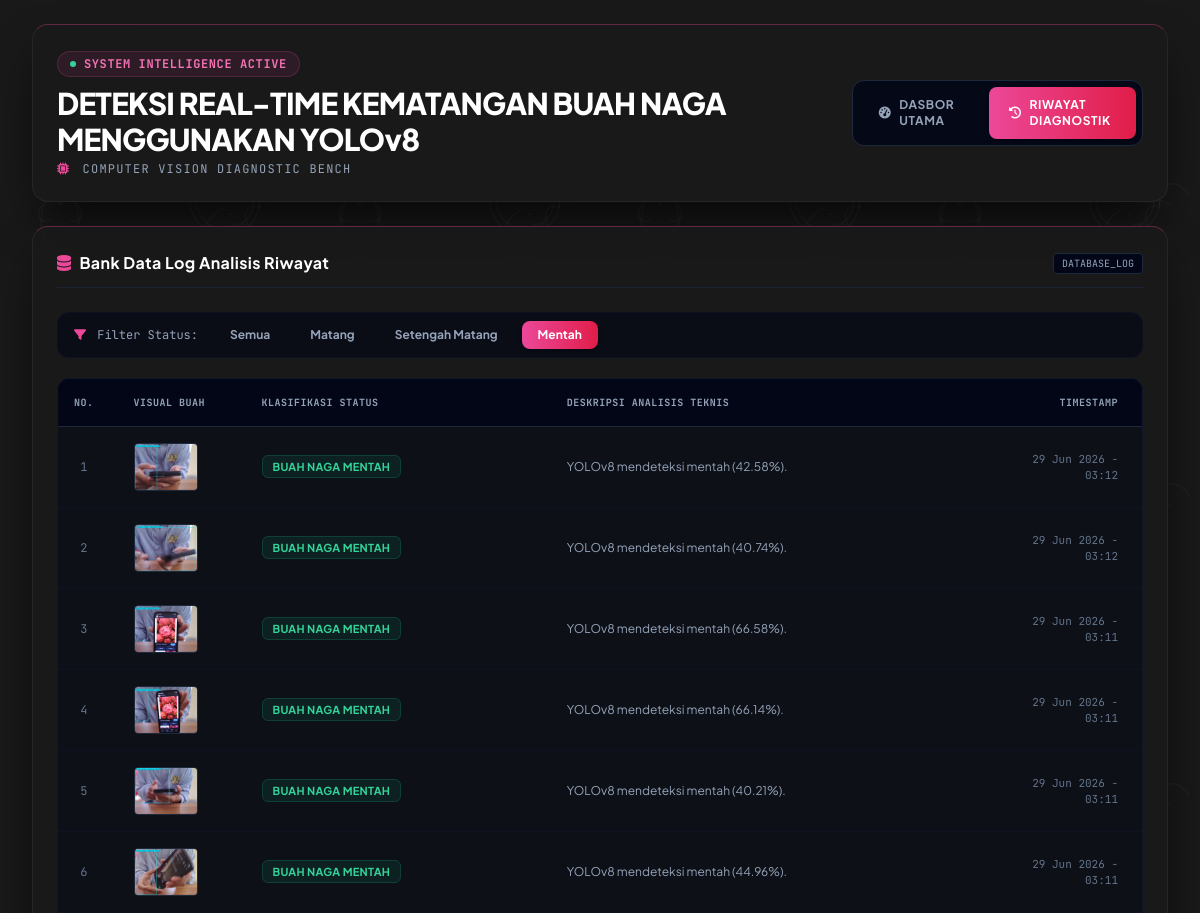
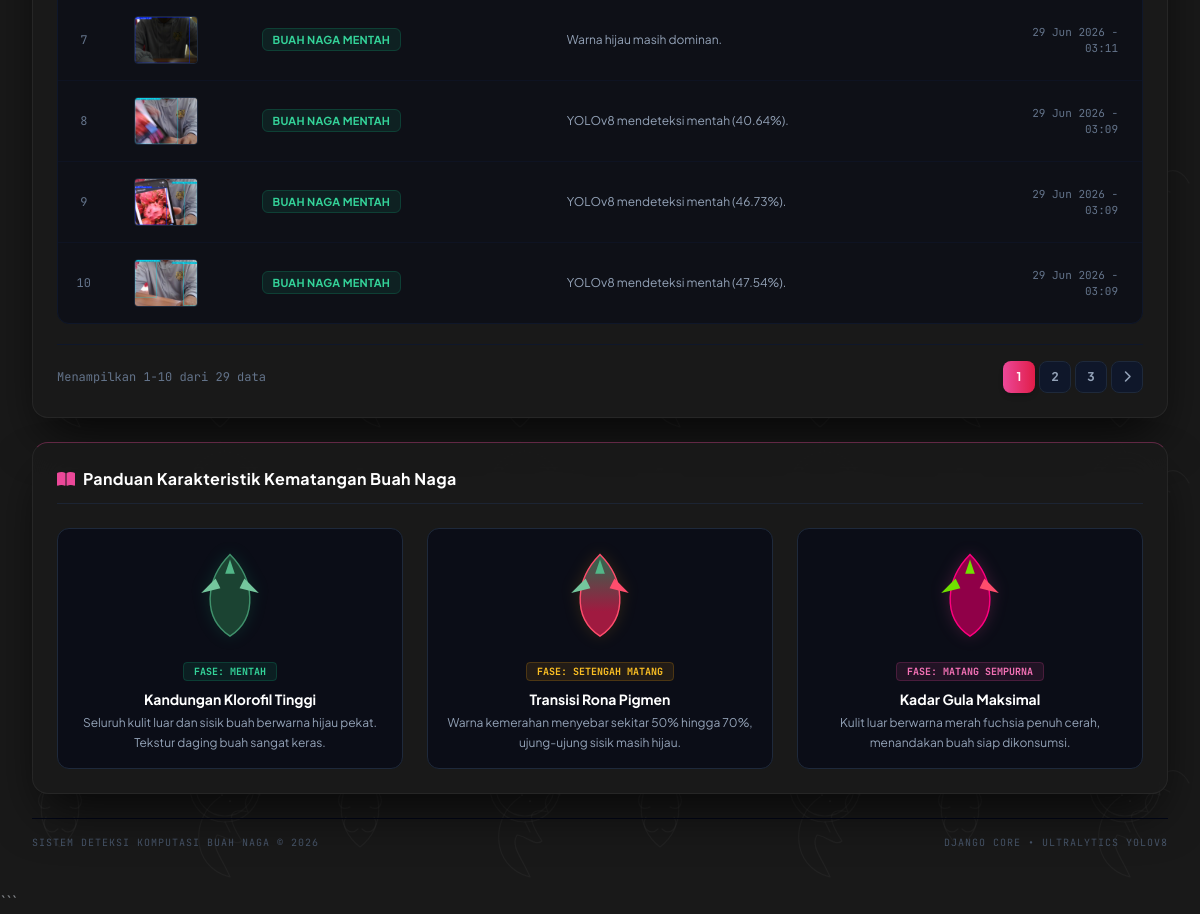
The app's page /?tab=history&status=mentah with its own data (2 pictures, top to bottom).
### detektor/models.py (models this page shows)
class RiwayatDeteksi(models.Model):
    status = models.CharField(max_length=100)
    deskripsi = models.TextField()
    image_path = models.CharField(max_length=255)
    created_at = models.DateTimeField(auto_now_add=True)
    class Meta:
        ordering = ['-created_at']

### detektor/views.py (the view, shortened to what this page needs)
# urls.py: path('', views.index, name='index'),
def index(request):
    konteks = {
        'judul_sistem': 'DETEKSI REAL-TIME KEMATANGAN BUAH NAGA MENGGUNAKAN YOLOv8',
        'pake_kamera': request.GET.get('mode') == 'kamera'
    }
    status_filter = request.GET.get('status')
    riwayat_list = RiwayatDeteksi.objects.all().order_by('-id')
    if status_filter == 'matang':
        riwayat_list = riwayat_list.filter(status='Buah Naga Matang')
    elif status_filter == 'setengah':
        riwayat_list = riwayat_list.filter(status='Buah Naga Setengah Matang')
    elif status_filter == 'mentah':
        riwayat_list = riwayat_list.filter(status='Buah Naga Mentah')
    paginator = Paginator(riwayat_list, 10)  # Batas 10 data per halaman
    page = request.GET.get('page')
    try:
        riwayat_page = paginator.page(page)
    except PageNotAnInteger:
        riwayat_page = paginator.page(1)
    except EmptyPage:
        riwayat_page = paginator.page(paginator.num_pages)
    konteks.update({
        'riwayat': riwayat_page,
        'status_filter': status_filter
    })
    return render(
        request,
        'detektor/index.html',
        konteks
    )

### detektor/templates/detektor/index.html (shortened to what this page needs)
<!DOCTYPE html>
<html lang="id">
<head>
    <script src="https://cdn.tailwindcss.com"></script>
    <link rel="stylesheet" href="https://cdnjs.cloudflare.com/ajax/libs/font-awesome/6.4.0/css/all.min.css">
</head>
<body class="text-slate-200 antialiased min-h-screen flex flex-col justify-between relative overflow-x-hidden font-sans">
    <div class="relative z-10 flex flex-col justify-between flex-grow w-full max-w-7xl mx-auto px-4 sm:px-6 lg:px-8 py-6 gap-6">
        <header class="w-full premium-panel rounded-2xl p-6 relative overflow-hidden">
            <div class="flex flex-col md:flex-row items-center justify-between gap-6 relative z-10">
                <div>
                    <div class="inline-flex items-center gap-2 px-3 py-1 rounded-full bg-pink-500/10 border border-pink-500/20 text-pink-400 text-xs font-mono font-bold tracking-wider mb-2">
                        <span class="w-1.5 h-1.5 bg-emerald-400 rounded-full animate-ping"></span> SYSTEM INTELLIGENCE ACTIVE
                    </div>
                    <h1 class="text-xl md:text-2xl lg:text-3xl font-extrabold tracking-tight text-white leading-tight">
                        {{ judul_sistem|default:"DETEKSI REAL-TIME KEMATANGAN BUAH NAGA" }}
                    </h1>
                    <p class="text-xs font-mono text-slate-400 mt-1 uppercase tracking-widest">
                        <i class="fa-solid fa-microchip text-pink-500 mr-1"></i> Computer Vision Diagnostic Bench
                    </p>
                </div>
                <div class="flex items-center gap-2 bg-slate-950/80 p-1.5 rounded-xl border border-slate-800 w-full md:w-auto">
                    <a href="/" id="btn-tab-dashboard" class="flex-1 md:flex-initial flex items-center justify-center gap-2 px-5 py-2.5 rounded-lg text-xs font-bold uppercase tracking-wider transition-all bg-gradient-to-r from-pink-500 to-rose-600 text-white shadow-md">
                        <i class="fa-solid fa-gauge-high"></i> Dasbor Utama
                    </a>
                    <a href="?tab=history" id="btn-tab-history" class="flex-1 md:flex-initial flex items-center justify-center gap-2 px-5 py-2.5 rounded-lg text-xs font-bold uppercase tracking-wider transition-all text-slate-400 hover:text-slate-200">
                        <i class="fa-solid fa-clock-rotate-left"></i> Riwayat Diagnostik
                    </a>
                </div>
            </div>
        </header>
        <main id="tab-history" class="hidden w-full premium-panel rounded-2xl p-6 transition-all duration-300">
            <div class="flex items-center justify-between mb-6 pb-3 border-b border-slate-800/80">
                <h2 class="font-bold text-white tracking-wide flex items-center gap-2 text-sm md:text-base">
                    <i class="fa-solid fa-database text-pink-500"></i> Bank Data Log Analisis Riwayat
                </h2>
                <span class="text-[10px] font-mono bg-slate-950 px-2 py-0.5 rounded border border-slate-800 text-slate-400">DATABASE_LOG</span>
            </div>
            <div class="flex flex-wrap items-center gap-2 mb-5 p-2 rounded-xl bg-slate-950/60 border border-slate-900/60">
                <span class="text-xs font-mono text-slate-400 px-2"><i class="fa-solid fa-filter text-pink-500 mr-1"></i> Filter Status:</span>
                <a href="?tab=history" class="px-4 py-1.5 rounded-lg text-xs font-bold transition-all {% if not status_filter %} bg-gradient-to-r from-pink-500 to-rose-600 text-white shadow-md {% else %} text-slate-400 hover:text-slate-200 hover:bg-slate-900 {% endif %}">
                    Semua
                </a>
                <a href="?tab=history&status=matang" class="px-4 py-1.5 rounded-lg text-xs font-bold transition-all {% if status_filter == 'matang' %} bg-gradient-to-r from-pink-500 to-rose-600 text-white shadow-md {% else %} text-slate-400 hover:text-slate-200 hover:bg-slate-900 {% endif %}">
                    Matang
                </a>
                <a href="?tab=history&status=setengah" class="px-4 py-1.5 rounded-lg text-xs font-bold transition-all {% if status_filter == 'setengah' %} bg-gradient-to-r from-pink-500 to-rose-600 text-white shadow-md {% else %} text-slate-400 hover:text-slate-200 hover:bg-slate-900 {% endif %}">
                    Setengah Matang
                </a>
                <a href="?tab=history&status=mentah" class="px-4 py-1.5 rounded-lg text-xs font-bold transition-all {% if status_filter == 'mentah' %} bg-gradient-to-r from-pink-500 to-rose-600 text-white shadow-md {% else %} text-slate-400 hover:text-slate-200 hover:bg-slate-900 {% endif %}">
                    Mentah
                </a>
            </div>
            <div class="overflow-x-auto rounded-xl border border-slate-900 bg-slate-950/40">
                <table class="w-full text-left border-collapse">
                    <thead>
                        <tr class="bg-slate-950 text-slate-400 uppercase text-[10px] font-mono border-b border-slate-800 tracking-wider">
                            <th class="py-4 px-4 text-center w-12">No.</th>
                            <th class="py-4 px-6 w-32">Visual Buah</th>
                            <th class="py-4 px-6">Klasifikasi Status</th>
                            <th class="py-4 px-6 hidden md:table-cell">Deskripsi Analisis Teknis</th>
                            <th class="py-4 px-6 text-right w-40">Timestamp</th>
                        </tr>
                    </thead>
                    <tbody class="divide-y divide-slate-900/60 text-xs text-slate-300">
                        {% for item in riwayat %}
                        <tr class="hover:bg-slate-900/40 transition-colors">
                            <td class="py-4 px-4 font-mono text-center text-slate-500">{{ riwayat.start_index|add:forloop.counter0 }}</td>
                            <td class="py-4 px-6">
                                <div class="w-16 h-12 rounded bg-black/30 border border-slate-800 overflow-hidden relative group">
                                    <img src="{{ item.image_path }}" class="w-full h-full object-cover" alt="Log">
                                </div>
                            </td>
                            <td class="py-4 px-6">
                                <span class="px-2.5 py-1 rounded-md font-bold text-[11px] uppercase tracking-wide
                                    {% if 'Matang Sempurna' in item.status or 'Matang' in item.status and not 'Setengah' in item.status %} bg-pink-500/10 text-pink-400 border border-pink-500/20
                                    {% elif 'Setengah' in item.status %} bg-amber-500/10 text-amber-400 border border-amber-500/20
                                    {% elif 'Mentah' in item.status %} bg-emerald-500/10 text-emerald-400 border border-emerald-500/20
                                    {% else %} bg-rose-500/10 text-rose-400 border border-rose-500/20 {% endif %}">
                                    {{ item.status }}
                                </span>
                            </td>
                            <td class="py-4 px-6 text-slate-400 hidden md:table-cell max-w-xs truncate">{{ item.deskripsi }}</td>
                            <td class="py-4 px-6 text-right font-mono text-slate-500 text-[11px]">{{ item.created_at|date:"d M Y - H:i" }}</td>
                        </tr>
                        {% endfor %}
                    </tbody>
                </table>
            </div>
            {% if riwayat.has_other_pages %}
            <div class="flex flex-col sm:flex-row items-center justify-between mt-5 pt-4 border-t border-slate-900 gap-4">
                <div class="text-xs text-slate-500 font-mono">
                    Menampilkan {{ riwayat.start_index }}-{{ riwayat.end_index }} dari {{ riwayat.paginator.count }} data
                </div>
                <div class="flex items-center gap-1">
                    {% for i in riwayat.paginator.page_range %}
                        {% if riwayat.number == i %}
                            <span class="w-8 h-8 rounded-lg bg-gradient-to-r from-pink-500 to-rose-600 text-white flex items-center justify-center text-xs font-bold shadow-md">
                                {{ i }}
                            </span>
                        {% else %}
                            <a href="?tab=history{% if status_filter %}&status={{ status_filter }}{% endif %}&page={{ i }}" class="w-8 h-8 rounded-lg bg-slate-900 border border-slate-800 text-slate-400 hover:text-white flex items-center justify-center text-xs font-bold transition-all">
                                {{ i }}
                            </a>
                        {% endif %}
                    {% endfor %}
                    {% if riwayat.has_next %}
                        <a href="?tab=history{% if status_filter %}&status={{ status_filter }}{% endif %}&page={{ riwayat.next_page_number }}" class="w-8 h-8 rounded-lg bg-slate-900 border border-slate-800 text-slate-400 hover:text-white flex items-center justify-center text-xs font-bold transition-all">
                            <i class="fa-solid fa-chevron-right"></i>
                        </a>
                    {% endif %}
                </div>
            </div>
            {% endif %}
        </main>
        <section class="w-full premium-panel rounded-2xl p-6">
            <div class="flex items-center gap-2 mb-6 pb-3 border-b border-slate-800/80">
                <i class="fa-solid fa-book-open text-pink-500"></i>
                <h2 class="font-bold text-white tracking-wide text-sm md:text-base">Panduan Karakteristik Kematangan Buah Naga</h2>
            </div>
            <div class="grid grid-cols-1 md:grid-cols-3 gap-6">
                <div class="bg-slate-950/60 rounded-xl p-4 border border-slate-800 flex flex-col items-center text-center gap-4">
                    <div class="w-24 h-24 filter drop-shadow-[0_0_8px_rgba(16,185,129,0.15)]">
                        <svg viewBox="0 0 100 100" class="w-full h-full">
                            <path d="M50 10 C25 35 20 75 50 95 C80 75 75 35 50 10 Z" fill="#1b4332" stroke="#40916c" stroke-width="1.5"/>
                            <path d="M50 15 L45 30 L55 30 Z" fill="#52b788"/>
                            <path d="M35 35 L20 50 L40 45 Z" fill="#74c69d"/>
                            <path d="M65 35 L80 50 L60 45 Z" fill="#74c69d"/>
                        </svg>
                    </div>
                    <div>
                        <span class="px-2.5 py-0.5 rounded text-[10px] font-bold font-mono bg-emerald-500/10 text-emerald-400 border border-emerald-500/20">FASE: MENTAH</span>
                        <h3 class="text-sm font-bold text-white mt-2">Kandungan Klorofil Tinggi</h3>
                        <p class="text-xs text-slate-400 mt-1 leading-relaxed">Seluruh kulit luar dan sisik buah berwarna hijau pekat. Tekstur daging buah sangat keras.</p>
                    </div>
                </div>
                <div class="bg-slate-950/60 rounded-xl p-4 border border-slate-800 flex flex-col items-center text-center gap-4">
                    <div class="w-24 h-24 filter drop-shadow-[0_0_8px_rgba(245,158,11,0.15)]">
                    </div>
                    <div>
                        <span class="px-2.5 py-0.5 rounded text-[10px] font-bold font-mono bg-amber-500/10 text-amber-400 border border-amber-500/20">FASE: SETENGAH MATANG</span>
                        <h3 class="text-sm font-bold text-white mt-2">Transisi Rona Pigmen</h3>
                        <p class="text-xs text-slate-400 mt-1 leading-relaxed">Warna kemerahan menyebar sekitar 50% hingga 70%, ujung-ujung sisik masih hijau.</p>
                    </div>
                </div>
                <div class="bg-slate-950/60 rounded-xl p-4 border border-slate-800 flex flex-col items-center text-center gap-4">
                    <div class="w-24 h-24 filter drop-shadow-[0_0_8px_rgba(236,72,153,0.2)]">
                        <svg viewBox="0 0 100 100" class="w-full h-full">
                            <path d="M50 10 C25 35 20 75 50 95 C80 75 75 35 50 10 Z" fill="#900048" stroke="#ff007f" stroke-width="1.5"/>
                            <path d="M50 15 L45 30 L55 30 Z" fill="#70e000"/>
                            <path d="M35 35 L20 50 L40 45 Z" fill="#70e000"/>
                            <path d="M65 35 L80 50 L60 45 Z" fill="#ff4d6d"/>
                        </svg>
                    </div>
                    <div>
                        <span class="px-2.5 py-0.5 rounded text-[10px] font-bold font-mono bg-pink-500/10 text-pink-400 border border-pink-500/20">FASE: MATANG SEMPURNA</span>
                        <h3 class="text-sm font-bold text-white mt-2">Kadar Gula Maksimal</h3>
                        <p class="text-xs text-slate-400 mt-1 leading-relaxed">Kulit luar berwarna merah fuchsia penuh cerah, menandakan buah siap dikonsumsi.</p>
                    </div>
                </div>
            </div>
        </section>
        <footer class="text-center py-4 border-t border-slate-950 text-[10px] font-mono text-slate-600 tracking-widest uppercase flex flex-col sm:flex-row items-center justify-between gap-2">
            <p>Sistem Deteksi Komputasi Buah Naga &copy; 2026</p>
            <p>Django Core &bull; Ultralytics YOLOv8</p>
        </footer>
    </div>
</body>
</html>

### detektor/templates/detektor/index.html (style rules this page uses)
body { background-color: #222222; background-repeat: repeat; }
.premium-panel { background: rgba(26, 26, 26, 0.88); backdrop-filter: blur(16px); -webkit-backdrop-filter: blur(16px); border: 1px solid rgba(255, 255, 255, 0.06); border-top: 1px solid rgba(236, 72, 153, 0.35); box-shadow: 0 25px 50px -12px rgba(0, 0, 0, 0.75); }

### records on screen
RiwayatDeteksi: start_index|add "1", image_path (picture), status "BUAH NAGA MENTAH", deskripsi "YOLOv8 mendeteksi mentah (42.58%).", created_at "29 Jun 2026 - 03:12"
RiwayatDeteksi: start_index|add "2", image_path (picture), status "BUAH NAGA MENTAH", deskripsi "YOLOv8 mendeteksi mentah (40.74%).", created_at "29 Jun 2026 - 03:12"
RiwayatDeteksi: start_index|add "3", image_path (picture), status "BUAH NAGA MENTAH", deskripsi "YOLOv8 mendeteksi mentah (66.58%).", created_at "29 Jun 2026 - 03:11"
RiwayatDeteksi: start_index|add "4", image_path (picture), status "BUAH NAGA MENTAH", deskripsi "YOLOv8 mendeteksi mentah (66.14%).", created_at "29 Jun 2026 - 03:11"
RiwayatDeteksi: start_index|add "5", image_path (picture), status "BUAH NAGA MENTAH", deskripsi "YOLOv8 mendeteksi mentah (40.21%).", created_at "29 Jun 2026 - 03:11"
RiwayatDeteksi: start_index|add "6", image_path (picture), status "BUAH NAGA MENTAH", deskripsi "YOLOv8 mendeteksi mentah (44.96%).", created_at "29 Jun 2026 - 03:11"
RiwayatDeteksi: start_index|add "7", image_path (picture), status "BUAH NAGA MENTAH", deskripsi "Warna hijau masih dominan.", created_at "29 Jun 2026 - 03:11"
RiwayatDeteksi: start_index|add "8", image_path (picture), status "BUAH NAGA MENTAH", deskripsi "YOLOv8 mendeteksi mentah (40.64%).", created_at "29 Jun 2026 - 03:09"
RiwayatDeteksi: start_index|add "9", image_path (picture), status "BUAH NAGA MENTAH", deskripsi "YOLOv8 mendeteksi mentah (46.73%).", created_at "29 Jun 2026 - 03:09"
RiwayatDeteksi: start_index|add "10", image_path (picture), status "BUAH NAGA MENTAH", deskripsi "YOLOv8 mendeteksi mentah (47.54%).", created_at "29 Jun 2026 - 03:09"

### other values on screen
{{ judul_sistem|default:"DETEKSI REAL-TIME KEMATANGAN BUAH NAGA" }} "DETEKSI REAL-TIME KEMATANGAN BUAH NAGA MENGGUNAKAN YOLOv8"
{{ riwayat.start_index }} "1"
{{ riwayat.end_index }} "10"
{{ riwayat.paginator.count }} "29"
{{ i }} "1"
{{ i }} "2" "3"
